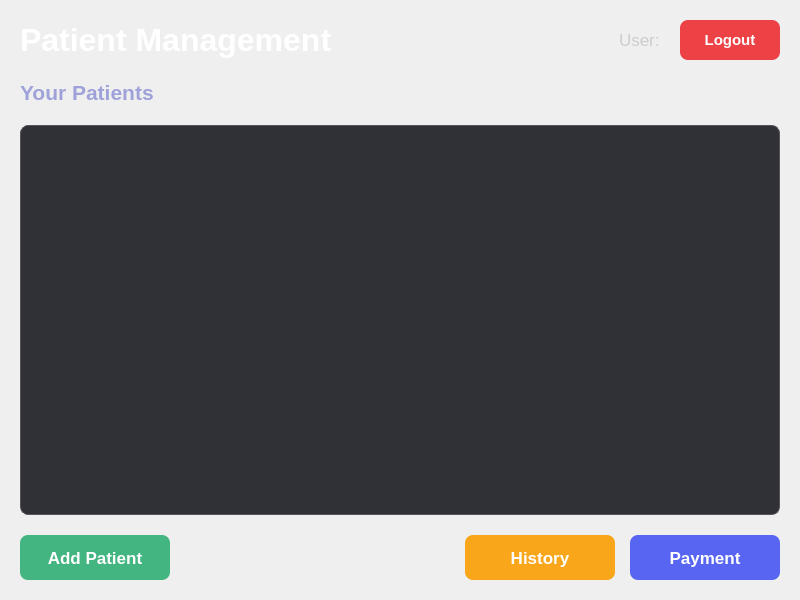
<?xml version="1.0" encoding="UTF-8"?>
<ui version="4.0">
 <class>MainWindow</class>
 <widget class="QMainWindow" name="MainWindow">
  <property name="geometry">
   <rect>
    <x>0</x>
    <y>0</y>
    <width>800</width>
    <height>600</height>
   </rect>
  </property>
  <property name="windowTitle">
   <string>User Interface</string>
  </property>
  <property name="styleSheet">
   <string notr="true">
     QMainWindow {
       background: qlineargradient(
         spread:pad,
         x1:0, y1:0,
         x2:0, y2:1,
         stop:0 #3a3a3a,
         stop:1 #0e0e0e
       );
     }
     QLabel {
       color: #ffffff;
       font-size: 14pt;
     }
     QPushButton {
       background-color: #5865f2;
       color: #ffffff;
       font-size: 13pt;
       font-weight: bold;
       border: none;
       border-radius: 8px;
       padding: 10px;
     }
     QPushButton:hover {
       background-color: #4752c4;
     }
     QPushButton#logoutButton {
       background-color: #ed4245;
       font-size: 11pt;
     }
     QPushButton#logoutButton:hover {
       background-color: #c93638;
     }
     QPushButton#addButton {
       background-color: #43b581;
     }
     QPushButton#addButton:hover {
       background-color: #3aa374;
     }
     QPushButton#historyButton {
       background-color: #faa61a;
     }
     QPushButton#historyButton:hover {
       background-color: #d98e16;
     }
     QPushButton#paymentButton {
       background-color: #5865f2;
     }
     QPushButton#paymentButton:hover {
       background-color: #4752c4;
     }
     QListWidget {
       background-color: #2f3136;
       color: #ffffff;
       border: 1px solid #555;
       border-radius: 8px;
       padding: 8px;
       font-size: 13pt;
     }
     QListWidget::item {
       padding: 5px;
       border-radius: 6px;
     }
     QListWidget::item:hover {
       background-color: #40444b;
     }
     QListWidget::item:selected {
       background-color: #5865f2;
     }
   </string>
  </property>

  <widget class="QWidget" name="centralwidget">
   <layout class="QVBoxLayout" name="mainLayout">
    <property name="spacing">
     <number>20</number>
    </property>
    <property name="leftMargin">
     <number>20</number>
    </property>
    <property name="topMargin">
     <number>20</number>
    </property>
    <property name="rightMargin">
     <number>20</number>
    </property>
    <property name="bottomMargin">
     <number>20</number>
    </property>

    <!-- Header with Title and Logout -->
    <item>
     <layout class="QHBoxLayout" name="headerLayout">
      <property name="spacing">
       <number>15</number>
      </property>
      <item>
       <widget class="QLabel" name="titleLabel">
        <property name="styleSheet">
         <string notr="true">font-size:24pt; font-weight:bold; color:#ffffff;</string>
        </property>
        <property name="text">
         <string>Patient Management</string>
        </property>
       </widget>
      </item>
      <item>
       <spacer name="horizontalSpacer">
        <property name="orientation">
         <enum>Qt::Horizontal</enum>
        </property>
        <property name="sizeHint" stdset="0">
         <size>
          <width>40</width>
          <height>20</height>
         </size>
        </property>
       </spacer>
      </item>
      <item>
       <widget class="QLabel" name="usernameLabel">
        <property name="styleSheet">
         <string notr="true">color:#cccccc; font-size:13pt;</string>
        </property>
        <property name="text">
         <string>User: </string>
        </property>
       </widget>
      </item>
      <item>
       <widget class="QPushButton" name="logoutButton">
        <property name="minimumSize">
         <size>
          <width>100</width>
          <height>40</height>
         </size>
        </property>
        <property name="maximumSize">
         <size>
          <width>100</width>
          <height>40</height>
         </size>
        </property>
        <property name="text">
         <string>Logout</string>
        </property>
       </widget>
      </item>
     </layout>
    </item>

    <!-- Patients List Label -->
    <item>
     <widget class="QLabel" name="patientsLabel">
      <property name="styleSheet">
       <string notr="true">color:rgb(158, 162, 217); font-size:16pt; font-weight:bold;</string>
      </property>
      <property name="text">
       <string>Your Patients</string>
      </property>
     </widget>
    </item>

    <!-- List Widget for Patients -->
    <item>
     <widget class="QListWidget" name="patientList">
      <property name="minimumSize">
       <size>
        <width>0</width>
        <height>300</height>
       </size>
      </property>
     </widget>
    </item>

    <!-- Button Row -->
    <item>
     <layout class="QHBoxLayout" name="buttonLayout">
      <property name="spacing">
       <number>15</number>
      </property>
      <item>
       <widget class="QPushButton" name="addButton">
        <property name="minimumSize">
         <size>
          <width>150</width>
          <height>45</height>
         </size>
        </property>
        <property name="text">
         <string>Add Patient</string>
        </property>
       </widget>
      </item>
      <item>
       <spacer name="horizontalSpacer_2">
        <property name="orientation">
         <enum>Qt::Horizontal</enum>
        </property>
        <property name="sizeHint" stdset="0">
         <size>
          <width>40</width>
          <height>20</height>
         </size>
        </property>
       </spacer>
      </item>
      <item>
       <widget class="QPushButton" name="historyButton">
        <property name="minimumSize">
         <size>
          <width>150</width>
          <height>45</height>
         </size>
        </property>
        <property name="text">
         <string>History</string>
        </property>
       </widget>
      </item>
      <item>
       <widget class="QPushButton" name="paymentButton">
        <property name="minimumSize">
         <size>
          <width>150</width>
          <height>45</height>
         </size>
        </property>
        <property name="text">
         <string>Payment</string>
        </property>
       </widget>
      </item>
     </layout>
    </item>
   </layout>
  </widget>
 </widget>
 <resources/>
 <connections/>
</ui>
